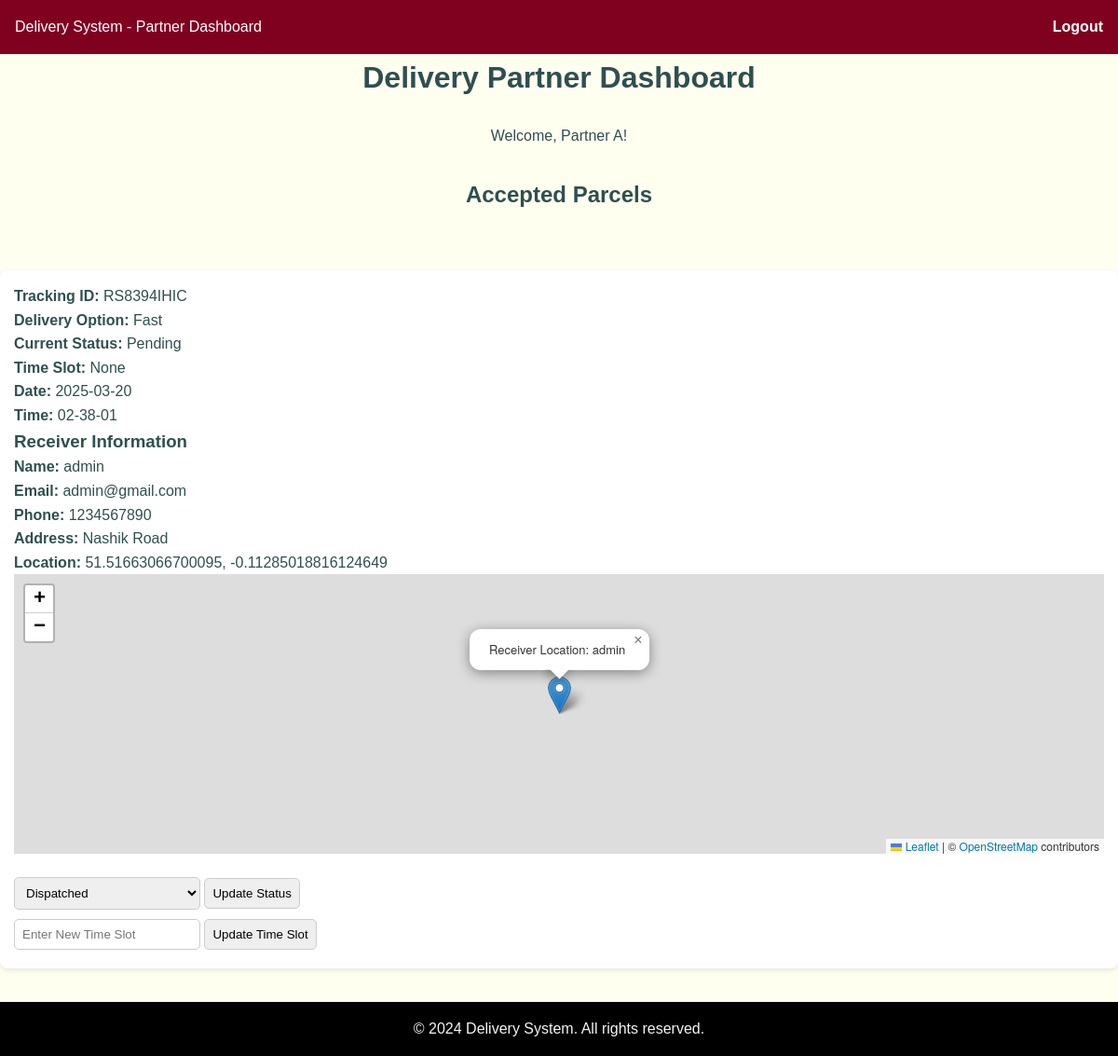
Screenshot of /delivery_partner_dashboard (signed in) with the database file from the repository.
### tables this page shows
CREATE TABLE delivery_partners (
                id INTEGER PRIMARY KEY AUTOINCREMENT,
                name TEXT NOT NULL,
                location TEXT NOT NULL,
                availability TEXT NOT NULL,
                username TEXT,
                password TEXT
            );

CREATE TABLE parcels (
            id INTEGER PRIMARY KEY,
            recipient_id TEXT,
            user_id INTEGER,
            tracking_id TEXT,
            size TEXT,
            weight TEXT,
            description TEXT,
            delivery_option TEXT,
            insurance BOOLEAN,
            status TEXT DEFAULT 'Pending',
            current_status TEXT DEFAULT 'Pending',
            delivery_partner TEXT,
            estimated_delivery_time TEXT,
            time_slot TEXT,
            sent_date TEXT,  
            sent_time TEXT   
        );

CREATE TABLE users (
                id INTEGER PRIMARY KEY,
                username TEXT,
                password TEXT,
                email TEXT,
                phone TEXT,
                address TEXT,
                location TEXT,
                unique_id TEXT,
                security_question TEXT,
                security_answer TEXT
            );

### app.py (the view)
@app.route('/delivery_partner_dashboard')
def delivery_partner_dashboard():
    if 'delivery_partner' not in session:
        return redirect(url_for('delivery_partner_login'))
    partner_id = session['delivery_partner']
    with sqlite3.connect('delivery.db') as conn:
        c = conn.cursor()
        c.execute('SELECT * FROM delivery_partners WHERE id = ?', (partner_id,))
        partner = c.fetchone()
        c.execute('SELECT * FROM parcels WHERE delivery_partner = ? AND current_status != "Delivered"', (partner[1],))  # Assuming partner[1] is the name
        accepted_parcels = c.fetchall()
        user_info = {}
        for parcel in accepted_parcels:
            recipient_id = parcel[1]  # Assuming recipient_id is the second field in the parcels table
            c.execute('SELECT * FROM users WHERE unique_id = ?', (recipient_id,))
            user = c.fetchone()
            location = user[6]  # user[6] is the location column
            if location and ',' in location:
                lat, lon = location.split(',', 1)  # Only split once to handle more complex locations
            else:
                lat, lon = None, None  # Default to None if invalid
            user_info[parcel[0]] = {
                'user': user,
                'lat': lat,
                'lon': lon
            }
    return render_template('delivery_partner_dashboard.html', partner=partner, accepted_parcels=accepted_parcels, user_info=user_info)

### templates/delivery_partner_dashboard.html (shortened to what this page needs)
<!DOCTYPE html>
<html lang="en">
<head>
    <link rel="stylesheet" href="https://unpkg.com/leaflet/dist/leaflet.css" />
</head>
<body>
    <header class="navbar">
        <div>Delivery System - Partner Dashboard</div>
        <ul class="nav-links">
            <a href="/logout">Logout</a>
        </ul>
    </header>
    <main>
        <div class="header-section">
            <h1>Delivery Partner Dashboard</h1>
        </div>
        <div class="greeting-section">
            {% if partner %}
                <p>Welcome, {{ partner[1] }}!</p>
            {% else %}
                <p>Welcome, Delivery Partner!</p>
            {% endif %}
        </div>
        <div class="parcels-section">
            <h2>Accepted Parcels</h2>
        </div><br><br>
            {% if accepted_parcels %}
                <ul>
                    {% for parcel in accepted_parcels %}
                        <li>
                            <p><strong>Tracking ID:</strong> {{ parcel[3] }}</p>
                            <p><strong>Delivery Option:</strong> {{ parcel[7] }}</p>
                            <p><strong>Current Status:</strong> {{ parcel[10] }}</p>
                            <p><strong>Time Slot:</strong> {{ parcel[13] }}</p>
                            <p><strong>Date:</strong> {{ parcel[14] }}</p>
                            <p><strong>Time:</strong> {{ parcel[15] }}</p>
                            {% set receiver = user_info[parcel[0]] %}
                            {% if receiver %}
                                <h3>Receiver Information</h3>
                                <p><strong>Name:</strong> {{ receiver['user'][1] }}</p>
                                <p><strong>Email:</strong> {{ receiver['user'][3] }}</p>
                                <p><strong>Phone:</strong> {{ receiver['user'][4] }}</p>
                                <p><strong>Address:</strong> {{ receiver['user'][5] }}</p>
                                <p><strong>Location:</strong> {{ receiver['lat'] }}, {{ receiver['lon'] }}</p>
                                <div id="map-{{ parcel[0] }}" class="map-container"></div>
                            {% else %}
                                <p>Receiver information not available.</p>
                            {% endif %}
                            <form action="{{ url_for('update_status', parcel_id=parcel[0]) }}" method="post">
                                <select name="status">
                                    <option value="Dispatched">Dispatched</option>
                                </select>
                                <button type="submit">Update Status</button>
                            </form>
                            <form action="{{ url_for('update_time_slot', parcel_id=parcel[0]) }}" method="POST">
                                <input type="text" name="time_slot" placeholder="Enter New Time Slot" required>
                                <button type="submit">Update Time Slot</button>
                            </form>
                        </li>
                    {% endfor %}
                </ul><br>
            {% else %}
                <p>No accepted parcels at the moment.</p>
            {% endif %}
    </main>
    <footer class="footer">
        <p>&copy; 2024 Delivery System. All rights reserved.</p>
    </footer>
</body>
</html>

### templates/delivery_partner_dashboard.html (style rules this page uses)
:root { --primary-color: #800020; --secondary-color: #FFD700; --background-color: #FFFFF0; --text-color: #2F4F4F; --footer-bg: #000000; --footer-text: #F5F5F5; }
* { margin: 0; padding: 0; box-sizing: border-box; }
body { font-family: 'Arial', sans-serif; background-color: var(--background-color); color: var(--text-color); line-height: 1.6; display: flex; flex-direction: column; min-height: 100vh; }
.navbar { background: var(--primary-color); color: white; padding: 1rem; position: sticky; top: 0; z-index: 1000; display: flex; justify-content: space-between; align-items: center; }
.nav-links { list-style: none; display: flex; gap: 1rem; }
.nav-links a { color: white; text-decoration: none; font-weight: bold; }
.header-section { margin-bottom: 1.5rem; text-align: center; }
.greeting-section { text-align: center; margin-bottom: 2rem; }
.parcels-section { margin-top: 2rem; text-align: center; }
.map-container { height: 300px; width: 100%; margin-bottom: 20px; }
ul { list-style-type: none; padding: 0; }
li { background-color: #fff; margin: 10px 0; padding: 15px; border-radius: 8px; box-shadow: 0 2px 5px rgba(0, 0, 0, 0.1); }
select, input[type="text"], button { margin: 5px 0; padding: 8px; border-radius: 5px; border: 1px solid #ccc; }
select, input[type="text"] { width: 200px; }
.footer { background: var(--footer-bg); color: var(--footer-text); padding: 1rem; text-align: center; margin-top: auto; }

### rows the page displays
delivery_partners: name "Partner A"
parcels: tracking "RS8394IHIC", delivery_option "Fast", current_status "Pending", parcel "None", sent_date "2025-03-20", sent_time "02-38-01", lat "51.51663066700095", lon "-0.11285018816124649"
users: username "admin", email "admin@gmail.com", phone "1234567890", address "Nashik Road"
